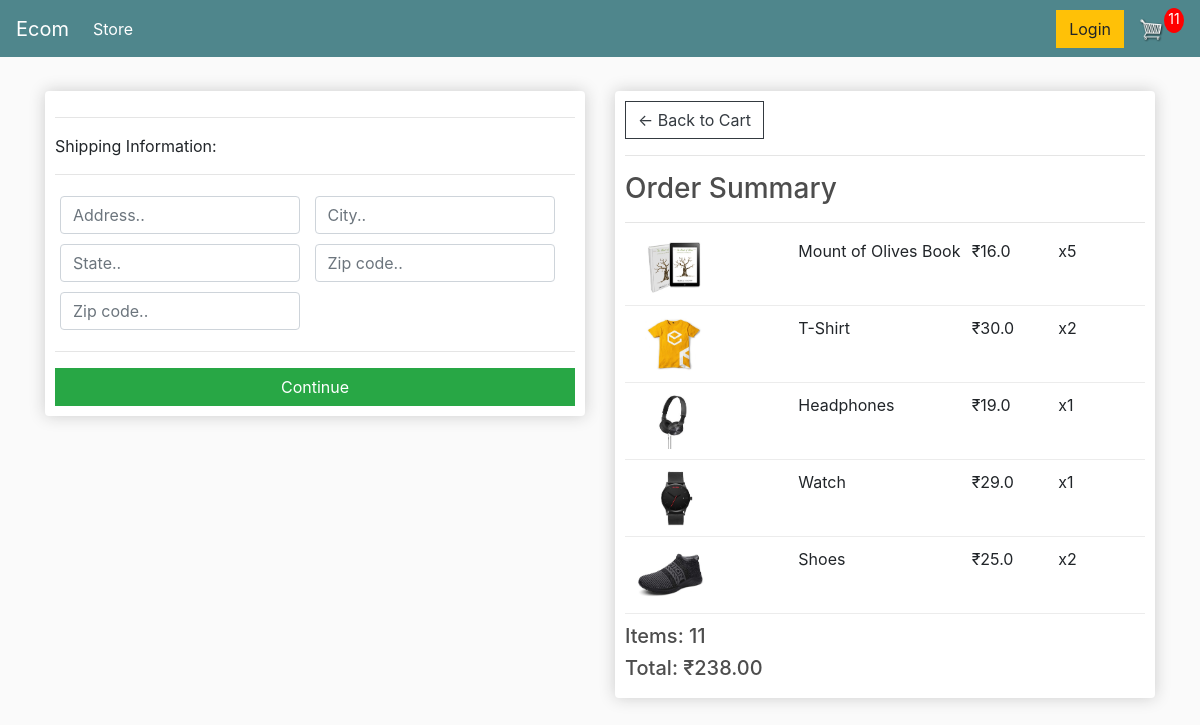
The page /checkout (signed in) on the database as committed earlier.
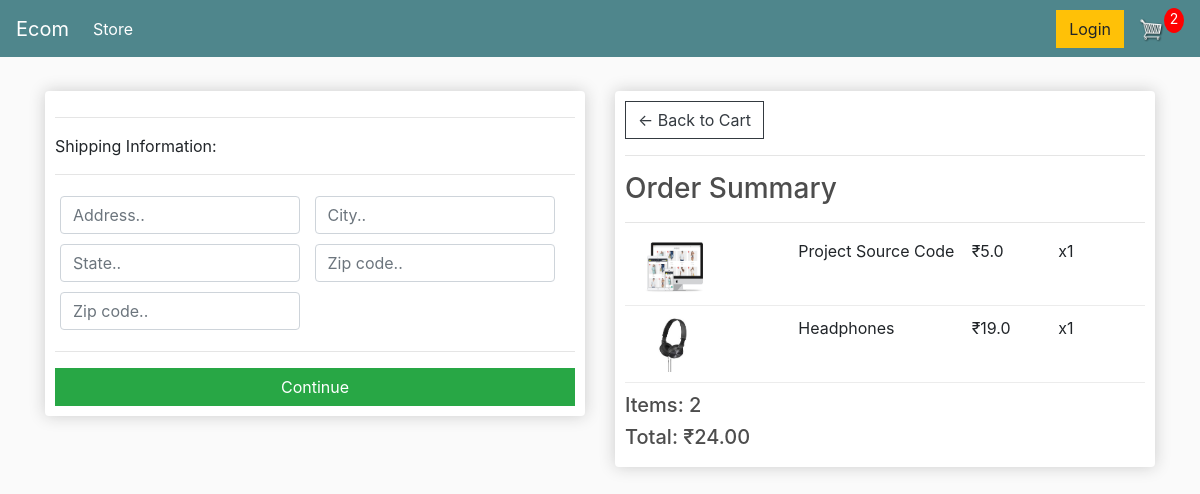
The same page on the database as committed later.
### store/models.py (models this page shows, shortened)
class OrderItem(models.Model):
	product = models.ForeignKey(Product, on_delete=models.SET_NULL, null=True)
	order = models.ForeignKey(Order, on_delete=models.SET_NULL, null=True)
	quantity = models.IntegerField(default=0, null=True, blank=True)
	date_added = models.DateTimeField(auto_now_add=True)
	@property
	def get_total(self):
		total=self.product.price * self.quantity
		return total

class Product(models.Model):
    name = models.CharField(max_length=200)
    price = models.FloatField()
    digital = models.BooleanField(default=False,null=True, blank=True)
    image = models.ImageField(null=True, blank=True)
    @property
    def imageURL(self):
    	try:
    		url = self.image.url
    	except:
    		url = ''
    	return url

class Order(models.Model):
	customer = models.ForeignKey(Customer, on_delete=models.SET_NULL, null=True, blank=True)
	date_ordered = models.DateTimeField(auto_now_add=True)
	complete = models.BooleanField(default=False, null=True, blank=False)
	transaction_id = models.CharField(max_length=100, null=True)
	@property
	def shipping(self):
		shipping = False
		orderitems = self.orderitem_set.all()
		for i in orderitems:
			if i.product.digital == False:
				shipping = True
		return shipping
	@property
	def get_cart_total(self):
		orderitems=self.orderitem_set.all()
		total=sum([item.get_total for item in orderitems])
		return total
	@property
	def get_cart_items(self):
		orderitems=self.orderitem_set.all()
		total=sum([item.quantity for item in orderitems])
		return total

### store/views.py (the view)
# urls.py: path('checkout',views.checkout, name="checkout"),
def checkout(request):
	data = cartData(request)
	cartItems = data['cartItems']
	order = data['order']
	items = data['items']
	context = {'items':items, 'order':order, 'cartItems':cartItems}
	return render(request, 'store/checkout.html', context)

### store/utils.py (called while the page is built)
def cartData(request):
	if request.user.is_authenticated:
		customer = request.user.customer
		order, created = Order.objects.get_or_create(customer=customer, complete=False)
		items = order.orderitem_set.all()
		cartItems = order.get_cart_items
	else:
		cookieData = cookieCart(request)
		cartItems = cookieData['cartItems']
		order = cookieData['order']
		items = cookieData['items']
	return {'cartItems':cartItems ,'order':order, 'items':items}

### store/templates/store/checkout.html (shortened to what this page needs)
{% extends 'store/main.html' %}
{% load static %}
{% block content %}
<div class="row">
    <div class="col-lg-6">
        <div class="box-element" id="form-wrapper">
            <form id="form">
                <div id="shipping-info">
                    <hr>
                    <p>Shipping Information:</p>
                    <hr>
                    <div class="form-field">
                        <input class="form-control" type="text" name="address" placeholder="Address..">
                    </div>
                    <div class="form-field">
                        <input class="form-control" type="text" name="city" placeholder="City..">
                    </div>
                    <div class="form-field">
                        <input class="form-control" type="text" name="state" placeholder="State..">
                    </div>
                    <div class="form-field">
                        <input class="form-control" type="text" name="zipcode" placeholder="Zip code..">
                    </div>
                    <div class="form-field">
                        <input class="form-control" type="text" name="country" placeholder="Zip code..">
                    </div>
                </div>
                <hr>
                <input id="form-button" class="btn btn-success btn-block" type="submit" value="Continue">
            </form>
        </div>
        <br>
    </div>
    <div class="col-lg-6">
        <div class="box-element">
            <a class="btn btn-outline-dark" href="{% url 'cart' %}">&#x2190; Back to Cart</a>
            <hr>
            <h3>Order Summary</h3>
            <hr>
            {% for item in items %}
            <div class="cart-row">
                <div style="flex:2"><img class="row-image" src="{{item.product.imageURL}}"></div>
                <div style="flex:2"><p>{{item.product.name}}</p></div>
                <div style="flex:1"><p>₹{{item.product.price}}</p></div>
                <div style="flex:1"><p>x{{item.quantity}}</p></div>
            </div>
            {% endfor %}
            <h5>Items: {{order.get_cart_items}}</h5>
            <h5>Total: ₹{{order.get_cart_total|floatformat:2}}</h5>
        </div>
    </div>
</div>
{% endblock content %}

Rows that differ between the two databases and show on the page:
removed OrderItem: product.imageURL (picture), product.name "Mount of Olives Book", product.price "16.0", quantity "5"
removed OrderItem: product.imageURL (picture), product.name "T-Shirt", product.price "30.0", quantity "2"
removed OrderItem: product.imageURL (picture), product.name "Watch", product.price "29.0", quantity "1"
removed OrderItem: product.imageURL (picture), product.name "Shoes", product.price "25.0", quantity "2"
added OrderItem: product.imageURL (picture), product.name "Project Source Code", product.price "5.0", quantity "1"
computed for Order: get_cart_items "11" → "2"; get_cart_total "238.00" → "24.00"
Other text that changed with them:
{{ cartItems }}: "11" → "2"
